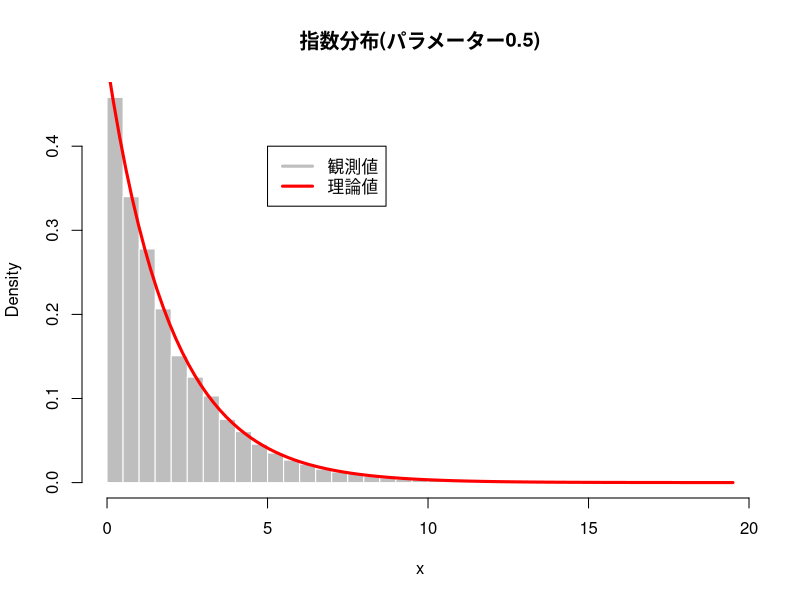

This figure's R source:
# 指数分布
set.seed(20)
rexp(10) # レート1の指数分布

# 統計的性質の確認
lambda <- 0.5
x <- rexp(10000, rate = lambda)
mean(x) # 1/lambda = 2 に近い(大数の法則)
hist(x, freq = FALSE, breaks = 50, col = "gray", border = "white",
     main = paste0("指数分布(パラメーター", lambda, ")")) # ヒストグラム(密度表示)
curve(dexp(x, lambda), add = TRUE, col = "red", lwd = 3) # 理論上の確率密度関数
legend(5, 0.4, legend = c("観測値", "理論値"),
       col = c("gray", "red"), lwd = 3) # 凡例を作成